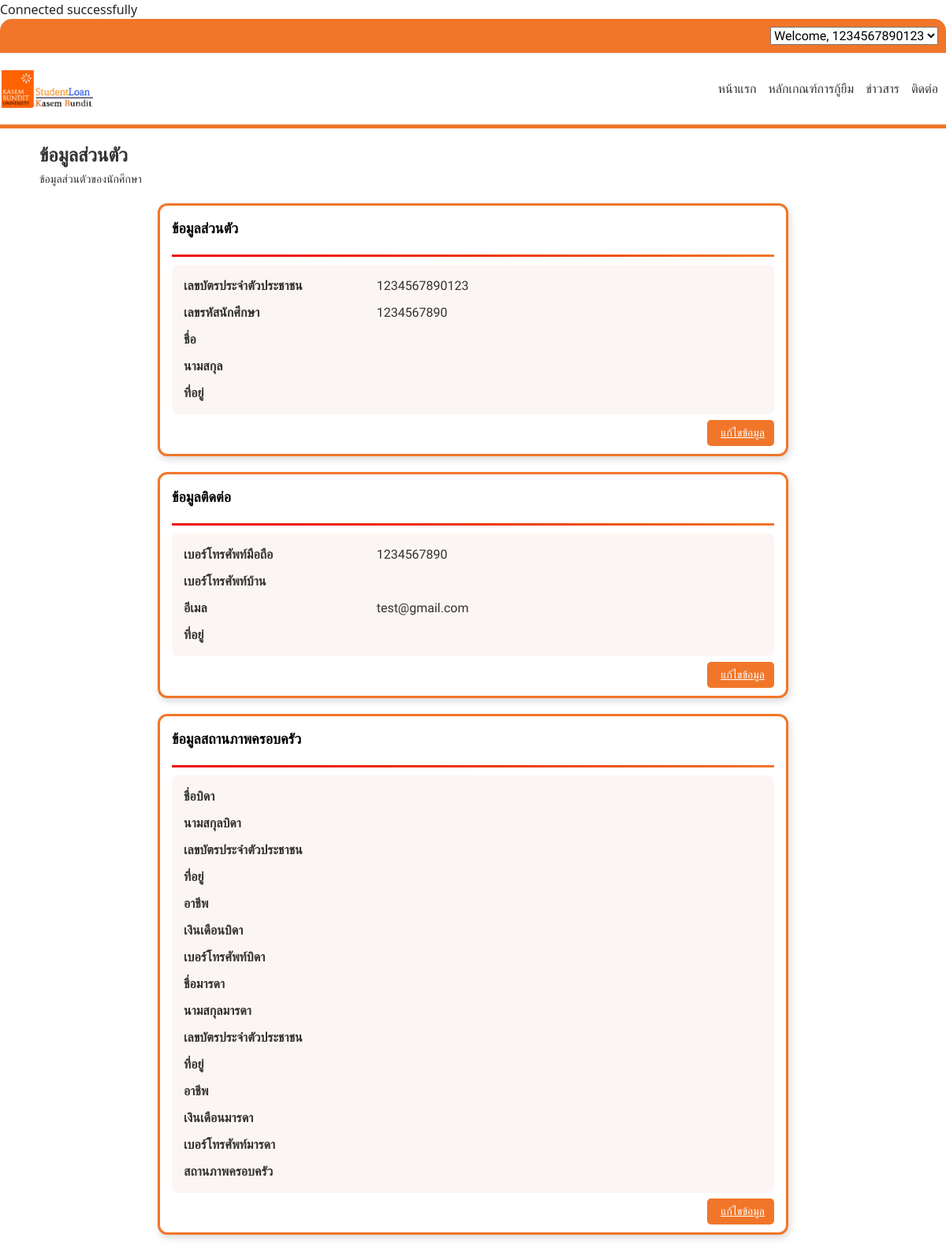
Screenshot of /user/user_profile.php (signed in) with the database file from the repository.
### tables this page shows
CREATE TABLE `student` (
  `student_id` varchar(13) NOT NULL,
  `student_code` varchar(13) NOT NULL,
  `password` varchar(255) NOT NULL COMMENT 'รหัสผ่าน',
  `f_name` varchar(255) NOT NULL COMMENT 'ชื่อ',
  `l_name` varchar(255) NOT NULL COMMENT 'นามสกุล',
  `address` varchar(255) NOT NULL,
  `phone_number` varchar(10) NOT NULL,
  `phone_number_home` varchar(13) NOT NULL,
  `email` varchar(255) NOT NULL,
  `profile_image` longtext DEFAULT NULL,
  `spouse_id` varchar(13) DEFAULT NULL,
  `father_id` varchar(13) DEFAULT NULL,
  `mother_id` varchar(13) DEFAULT NULL,
  `guardian_id` varchar(13) DEFAULT NULL,
  `endorser_id` varchar(13) DEFAULT NULL,
  `department_id` int(11) DEFAULT NULL,
  `family_status_id` varchar(255) DEFAULT NULL,
  `family_status` varchar(150) NOT NULL
);

### user/user_profile.php (the view, shortened to what this page needs)
<?php
include '/xampp/htdocs/Project_Final/server.php';
$student_id = $_SESSION['username'];
$sql = "SELECT student.*, father.father_name, father.father_last_name, mother.mother_name, mother.mother_last_name, father.father_id, father.father_address, father.father_occupation, father.father_income, mother.mother_id, mother.mother_address, mother.mother_occupation, mother.mother_income, father.father_phone_number, mother.mother_phone_number
        FROM student
        LEFT JOIN father ON student.father_id = father.father_id
        LEFT JOIN mother ON student.mother_id = mother.mother_id
        WHERE student.student_id = ?";
$stmt = $conn->prepare($sql);
$stmt->bind_param("s", $student_id);
$stmt->execute();
$result = $stmt->get_result();
$student = $result->fetch_assoc();
?>
<!DOCTYPE html>
<html lang="en">
<head>
    <link rel="stylesheet" href="../static/css/user_profile.css">
    <link rel="stylesheet" href="../static/css/style.css">
    <link href="https://cdn.jsdelivr.net/npm/bootstrap@5.3.0-alpha1/dist/css/bootstrap.min.css" rel="stylesheet">
    <link rel="stylesheet" href="../static/css/bootstrap.css">
</head>
<body>
    <?php include('../user/header.php'); ?>
    <div class="container" id="profile-container">
        <h2 class="title">ข้อมูลส่วนตัว</h2>
        <p class="subtitle">ข้อมูลส่วนตัวของนักศึกษา</p>
        <div class="info-card">
            <div class="info-header">ข้อมูลส่วนตัว</div>
            <div class="gradient-line"></div>
            <div class="info-body">
                <div class="info-row"><strong>เลขบัตรประจำตัวประชาชน</strong> <span><?php echo htmlspecialchars($student["student_id"]); ?></span></div>
                <div class="info-row"><strong>เลขรหัสนักศึกษา</strong> <span><?php echo htmlspecialchars($student["student_code"]); ?></span></div>
                <div class="info-row"><strong>ชื่อ</strong> <span><?php echo htmlspecialchars($student["f_name"]); ?></span></div>
                <div class="info-row"><strong>นามสกุล</strong> <span><?php echo htmlspecialchars($student["l_name"]); ?></span></div>
                <div class="info-row"><strong>ที่อยู่</strong> <span><?php echo htmlspecialchars($student["address"]); ?></span></div>
            </div>
            <a href="user_profile_process_1.php?student_id=<?php echo htmlspecialchars($student['student_id']); ?>" class="edit-btn">
                <i class="bi bi-pencil-square"></i> แก้ไขข้อมูล
            </a>
        </div>
        <div class="info-card">
            <div class="info-header">ข้อมูลติดต่อ</div>
            <div class="gradient-line"></div>
            <div class="info-body">
                <div class="info-row"><strong>เบอร์โทรศัพท์มือถือ</strong> <span><?php echo htmlspecialchars($student["phone_number"]); ?></span></div>
                <div class="info-row"><strong>เบอร์โทรศัพท์บ้าน</strong> <span><?php echo htmlspecialchars($student["phone_number_home"]); ?></span></div>
                <div class="info-row"><strong>อีเมล</strong> <span><?php echo htmlspecialchars($student["email"]); ?></span></div>
                <div class="info-row"><strong>ที่อยู่</strong> <span><?php echo htmlspecialchars($student["address"]); ?></span></div>
            </div>
            <a href="user_profile_process_2.php?student_id=<?php echo htmlspecialchars($student['student_id']); ?>" class="edit-btn">
                <i class="bi bi-pencil-square"></i> แก้ไขข้อมูล
            </a>
        </div>
        <div class="info-card">
            <div class="info-header">ข้อมูลสถานภาพครอบครัว</div>
            <div class="gradient-line"></div>
            <div class="info-body">
                <div class="info-row"><strong>ชื่อบิดา</strong> <span><?php echo htmlspecialchars($student["father_name"]); ?></span></div>
                <div class="info-row"><strong>นามสกุลบิดา</strong> <span><?php echo htmlspecialchars($student["father_last_name"]); ?></span></div>
                <div class="info-row"><strong>เลขบัตรประจำตัวประชาชน</strong> <span><?php echo htmlspecialchars($student["father_id"]); ?></span></div>
                <div class="info-row"><strong>ที่อยู่</strong> <span><?php echo htmlspecialchars($student["father_address"]); ?></span></div>
                <div class="info-row"><strong>อาชีพ</strong> <span><?php echo htmlspecialchars($student["father_occupation"]); ?></span></div>
                <div class="info-row"><strong>เงินเดือนบิดา</strong> <span><?php echo htmlspecialchars($student["father_income"]); ?></span></div>
                <div class="info-row"><strong>เบอร์โทรศัพท์บิดา</strong> <span><?php echo htmlspecialchars($student["father_phone_number"]); ?></span></div>
                <div class="info-row"><strong>ชื่อมารดา</strong> <span><?php echo htmlspecialchars($student["mother_name"]); ?></span></div>
                <div class="info-row"><strong>นามสกุลมารดา</strong> <span><?php echo htmlspecialchars($student["mother_last_name"]); ?></span></div>
                <div class="info-row"><strong>เลขบัตรประจำตัวประชาชน</strong> <span><?php echo htmlspecialchars($student["mother_id"]); ?></span></div>
                <div class="info-row"><strong>ที่อยู่</strong> <span><?php echo htmlspecialchars($student["mother_address"]); ?></span></div>
                <div class="info-row"><strong>อาชีพ</strong> <span><?php echo htmlspecialchars($student["mother_occupation"]); ?></span></div>
                <div class="info-row"><strong>เงินเดือนมารดา</strong> <span><?php echo htmlspecialchars($student["mother_income"]); ?></span></div>
                <div class="info-row"><strong>เบอร์โทรศัพท์มารดา</strong> <span><?php echo htmlspecialchars($student["mother_phone_number"]); ?></span></div>
                <div class="info-row"><strong>สถานภาพครอบครัว</strong> <span><?php echo htmlspecialchars($student["family_status"]); ?></span></div>
                <a href="user_profile_process_3.php?student_id=<?php echo htmlspecialchars($student['student_id']); ?>" class="edit-btn">
                    <i class="bi bi-pencil-square"></i> แก้ไขข้อมูล
                </a>
            </div>
        </div>
    </div>
</body>
</html>

### static/css/user_profile.css (style rules this page uses)
* { margin: 0; padding: 0; box-sizing: border-box; font-family: "Prompt", sans-serif; font-weight: 300; }
.container { max-width: 1200px; width: 90%; margin: auto; }
#profile-container { padding: 20px; border-radius: 10px; }
.title { font-size: 24px; font-weight: bold; margin-bottom: 5px; color: #333; }
.subtitle { font-size: 14px; color: #333; margin-bottom: 20px; }
.info-card { background: white; color: black; border-radius: 12px; padding: 15px; margin: 20px auto; box-shadow: 2px 4px 10px rgba(0, 0, 0, 0.15); position: relative; max-width: 800px; width: 90%; padding-bottom: 50px; border: 3px solid #f17629; }
.info-header { font-size: 18px; font-weight: bold; padding-bottom: 10px; text-align: left; }
.info-body { text-align: left; padding: 15px; font-size: 16px; color: #333; background-color: #fbf6f3; border-radius: 8px; transition: background 0.3s ease-in-out; }
.gradient-line { height: 3px; background: linear-gradient(to right, #ec0f0f, #ed360c, #f17629); margin: 10px 0; }
.edit-btn { background: #f17629; color: white; border: none; padding: 6px 12px; border-radius: 5px; cursor: pointer; font-size: 14px; display: flex; align-items: center; position: absolute; right: 15px; bottom: 10px; transition: background 0.3s ease-in-out; }

### static/css/style.css (style rules this page uses)
* { margin: 0; padding: 0; box-sizing: border-box; font-family: "Prompt", sans-serif; font-weight: 300; font-style: normal; }
.container { max-width: 1200px; width: 90%; margin: auto; }

### user/user_profile.php (style rules this page uses)
.info-body { display: grid; grid-template-columns: 1fr 2fr; row-gap: 10px; }
.info-row { display: contents; }
.info-row strong { font-weight: 700; text-align: left; padding-right: 15px; }
.info-row span { text-align: left; }

### rows the page displays
student: student_id "1234567890123", student_code "1234567890", phone_number "1234567890", email "test@gmail.com"
